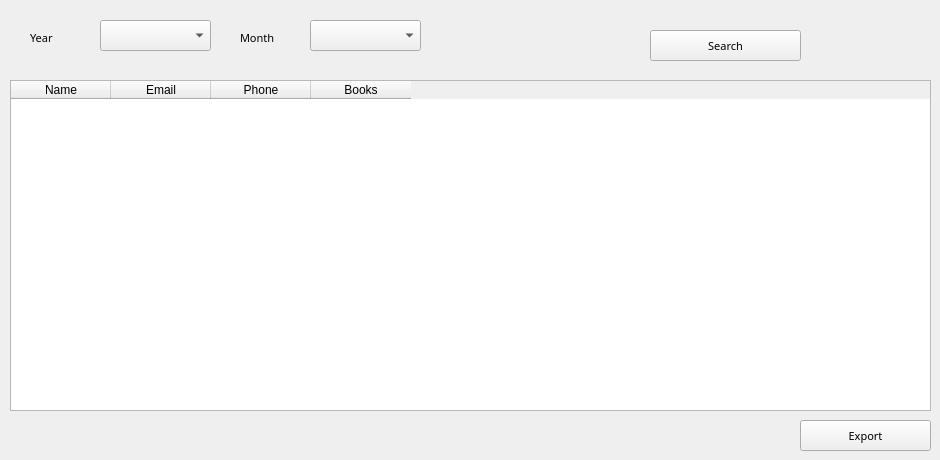
      <widget class="QWidget" name="tab_20">
       <attribute name="title">
        <string>Monthly Reports</string>
       </attribute>
       <widget class="QLabel" name="label_35">
        <property name="geometry">
         <rect>
          <x>240</x>
          <y>30</y>
          <width>61</width>
          <height>16</height>
         </rect>
        </property>
        <property name="font">
         <font>
          <family>Arial Rounded MT Bold</family>
          <pointsize>8</pointsize>
          <weight>50</weight>
          <italic>false</italic>
          <bold>false</bold>
         </font>
        </property>
        <property name="text">
         <string>Month</string>
        </property>
       </widget>
       <widget class="QLabel" name="label_36">
        <property name="geometry">
         <rect>
          <x>30</x>
          <y>30</y>
          <width>61</width>
          <height>16</height>
         </rect>
        </property>
        <property name="font">
         <font>
          <family>Arial Rounded MT Bold</family>
          <pointsize>8</pointsize>
          <weight>50</weight>
          <italic>false</italic>
          <bold>false</bold>
         </font>
        </property>
        <property name="text">
         <string>Year</string>
        </property>
       </widget>
       <widget class="QTableWidget" name="tableWidget_7">
        <property name="geometry">
         <rect>
          <x>10</x>
          <y>80</y>
          <width>921</width>
          <height>331</height>
         </rect>
        </property>
        <column>
         <property name="text">
          <string>Name</string>
         </property>
         <property name="font">
          <font>
           <pointsize>9</pointsize>
           <weight>50</weight>
           <bold>false</bold>
          </font>
         </property>
        </column>
        <column>
         <property name="text">
          <string>Email</string>
         </property>
         <property name="font">
          <font>
           <pointsize>9</pointsize>
           <weight>50</weight>
           <bold>false</bold>
          </font>
         </property>
        </column>
        <column>
         <property name="text">
          <string>Phone</string>
         </property>
         <property name="font">
          <font>
           <pointsize>9</pointsize>
           <weight>50</weight>
           <bold>false</bold>
          </font>
         </property>
        </column>
        <column>
         <property name="text">
          <string>Books</string>
         </property>
         <property name="font">
          <font>
           <pointsize>9</pointsize>
           <weight>50</weight>
           <bold>false</bold>
          </font>
         </property>
        </column>
       </widget>
       <widget class="QPushButton" name="pushButton_26">
        <property name="geometry">
         <rect>
          <x>650</x>
          <y>30</y>
          <width>151</width>
          <height>31</height>
         </rect>
        </property>
        <property name="font">
         <font>
          <family>Arial Rounded MT Bold</family>
          <pointsize>8</pointsize>
          <weight>50</weight>
          <italic>false</italic>
          <bold>false</bold>
         </font>
        </property>
        <property name="text">
         <string>Search</string>
        </property>
       </widget>
       <widget class="QComboBox" name="comboBox_17">
        <property name="geometry">
         <rect>
          <x>100</x>
          <y>20</y>
          <width>111</width>
          <height>31</height>
         </rect>
        </property>
       </widget>
       <widget class="QComboBox" name="comboBox_18">
        <property name="geometry">
         <rect>
          <x>310</x>
          <y>20</y>
          <width>111</width>
          <height>31</height>
         </rect>
        </property>
       </widget>
       <widget class="QPushButton" name="pushButton_40">
        <property name="geometry">
         <rect>
          <x>800</x>
          <y>420</y>
          <width>131</width>
          <height>31</height>
         </rect>
        </property>
        <property name="font">
         <font>
          <family>Arial Rounded MT Bold</family>
          <pointsize>8</pointsize>
          <weight>50</weight>
          <italic>false</italic>
          <bold>false</bold>
         </font>
        </property>
        <property name="text">
         <string>Export</string>
        </property>
       </widget>
      </widget>
